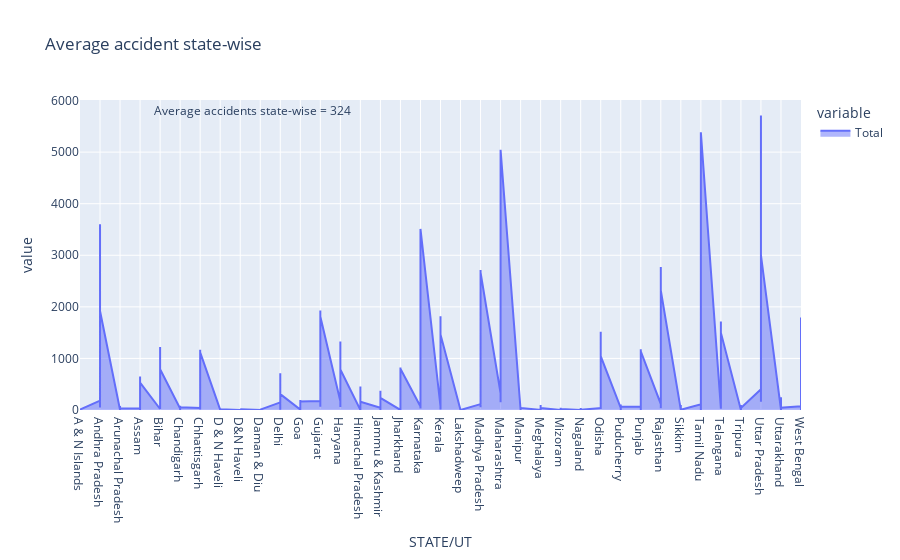

The code cell stored with this chart in its notebook:
### Code cell
fig = px.area(acc_mode, x='STATE/UT', y=['Total'], title='Average accident state-wise')
mean_accidents = acc_mode['Total'].mean()
fig.add_annotation(xref='paper', yref='paper', x=0.1, y=1, text=f"Average accidents state-wise = {mean_accidents:.0f}",showarrow=False)
fig.show()

### Figure 1 — Plotly figure (JSON) as saved in the notebook; plotly's stock layout.template omitted (floating-point values rounded to 4 significant figures; data arrays with more than 128 entries replaced by an {"elided": "..."} marker saying what was removed)
{"data": [{"fillpattern": {"shape": ""}, "hovertemplate": "variable=Total<br>STATE/UT=%{x}<br>value=%{y}<extra></extra>", "legendgroup": "Total", "line": {"color": "#636efa"}, "marker": {"symbol": "circle"}, "mode": "lines", "name": "Total", "orientation": "v", "showlegend": true, "stackgroup": "1", "type": "scatter", "x": {"elided": "4910 str values"}, "xaxis": "x", "y": {"elided": "4910 int values"}, "yaxis": "y"}], "layout": {"annotations": [{"showarrow": false, "text": "Average accidents state-wise = 324", "x": 0.1, "xref": "paper", "y": 1, "yref": "paper"}], "legend": {"title": {"text": "variable"}, "tracegroupgap": 0}, "title": {"text": "Average accident state-wise"}, "xaxis": {"anchor": "y", "domain": [0, 1], "title": {"text": "STATE/UT"}}, "yaxis": {"anchor": "x", "domain": [0, 1], "title": {"text": "value"}}}}
